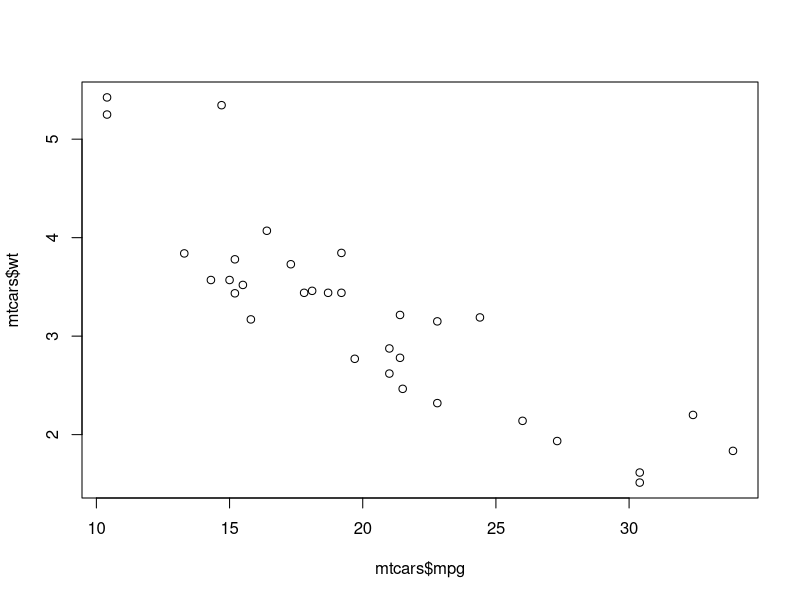
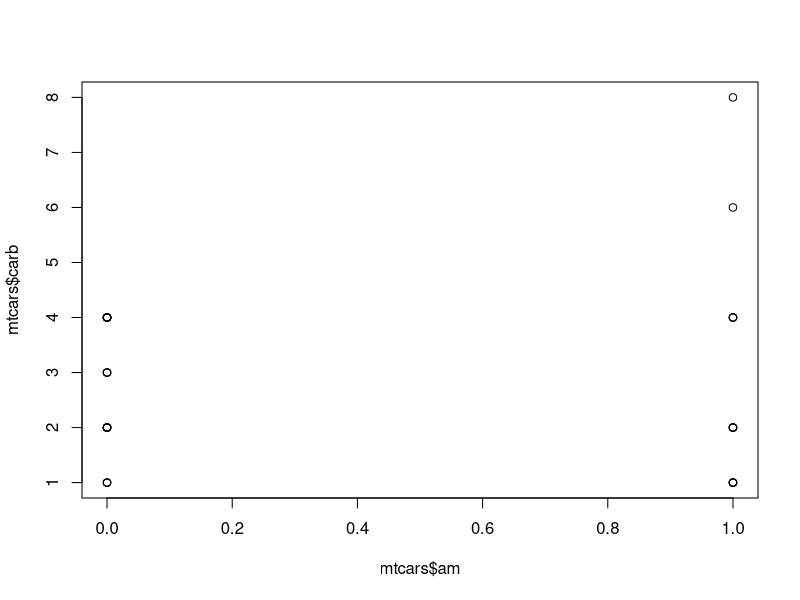

The R source for these figures, in order:
## ---- chunk 1
plot(mtcars$mpg, mtcars$wt)
## ---- chunk 2
plot(mtcars$am, mtcars$carb)
